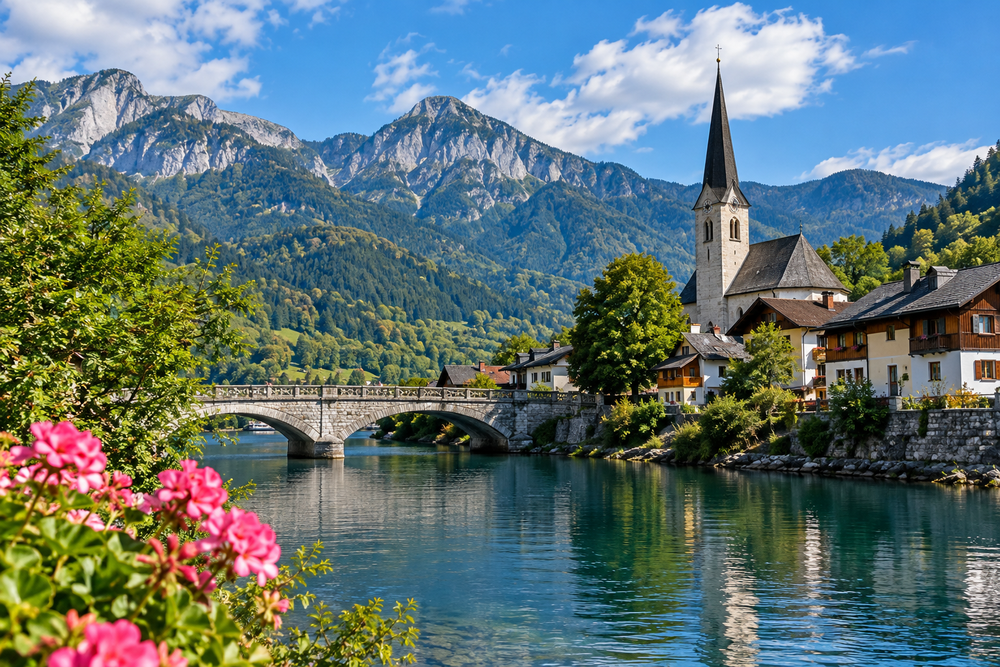
#> input picture SOLUTIONS/input7.png, 1000 x 667 px, shrunk from 1536 x 1024 before the run
$ jupyter execute asg8.ipynb
#> lines starting #> are read from the running program, lines starting #| are printed output that depends on the picture; long printed decimals are rounded
[cell 1]
import cv2
import numpy as np
import matplotlib.pyplot as plt

# --------------------------------------------------
# Assignment 8: Generation of Noise Distributions
# --------------------------------------------------

# Read input image in grayscale
img = cv2.imread("input7.png", cv2.IMREAD_GRAYSCALE)
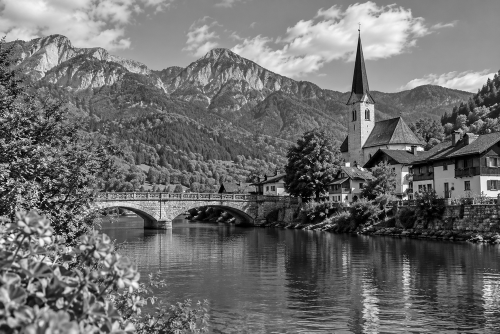
#> img: shape (667, 1000) (shown at 1/2 size); min 0, max 255, mean 109.4

if img is None:
    raise FileNotFoundError(
        "input7.png not found. Check the image path."
    )

# Convert image to floating-point format [0, 1]
img = img.astype(np.float32) / 255.0

height, width = img.shape

# Random number generator
rng = np.random.default_rng()

# Common noise standard deviation
sigma = 0.05


# --------------------------------------------------
# Function to add noise to an image
# --------------------------------------------------
def add_noise(image, noise):
    noisy_image = image + noise
    noisy_image = np.clip(noisy_image, 0, 1)
    return noisy_image


# --------------------------------------------------
# 1. UNIFORM NOISE
# --------------------------------------------------

# Uniform noise between -sqrt(3)*sigma and +sqrt(3)*sigma
# This gives theoretical mean 0 and variance sigma^2

a = -np.sqrt(3) * sigma
b = np.sqrt(3) * sigma

uniform_noise = rng.uniform(
    a, b, size=(height, width)
).astype(np.float32)

uniform_img = add_noise(img, uniform_noise)


# --------------------------------------------------
# 2. GAUSSIAN NOISE
# --------------------------------------------------

mu = 0

gaussian_noise = rng.normal(
    mu, sigma, size=(height, width)
).astype(np.float32)

gaussian_img = add_noise(img, gaussian_noise)


# --------------------------------------------------
# 3. ERLANG NOISE
# --------------------------------------------------

# Erlang distribution with shape k and rate lambda
# It is generated by summing k exponential variables

k = 3
lam = 2.0

erlang_raw = np.zeros(
    (height, width), dtype=np.float32
)

for i in range(k):
    u = rng.random((height, width))
    u = np.maximum(u, 1e-10)

    erlang_raw += -np.log(u) / lam
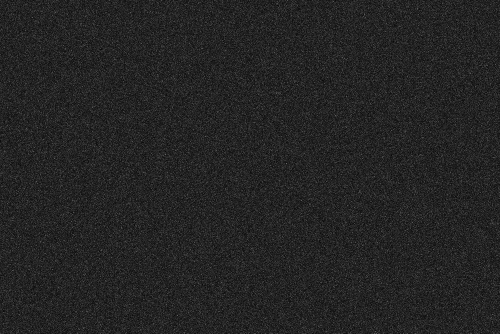
#> erlang_raw: shape (667, 1000) float32 (shown at 1/2 size); min 0.00231, max 10.52, mean 1.5; drawn with min black and max white
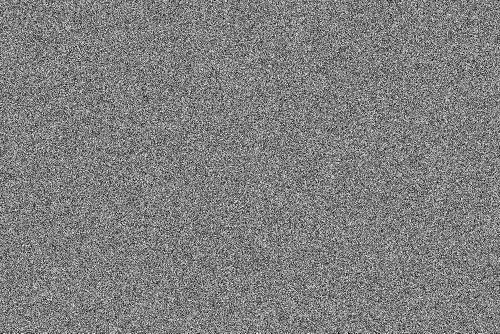
#> u: shape (667, 1000) float64 (shown at 1/2 size); min 2.35e-06, max 1, mean 0.5

# Center the noise and scale its standard deviation
erlang_mean = k / lam
erlang_std = np.sqrt(k) / lam

erlang_noise = (
    (erlang_raw - erlang_mean)
    * (sigma / erlang_std)
).astype(np.float32)

erlang_img = add_noise(img, erlang_noise)


# --------------------------------------------------
# 4. EXPONENTIAL NOISE
# --------------------------------------------------

lam_exp = 2.0

exponential_raw = rng.exponential(
    scale=1 / lam_exp,
    size=(height, width)
).astype(np.float32)

# Center the distribution and scale the noise
exponential_mean = 1 / lam_exp
exponential_std = 1 / lam_exp

exponential_noise = (
    (exponential_raw - exponential_mean)
    * (sigma / exponential_std)
).astype(np.float32)

exponential_img = add_noise(img, exponential_noise)
#> in add_noise (call 4), `noisy_image = image + noise`:
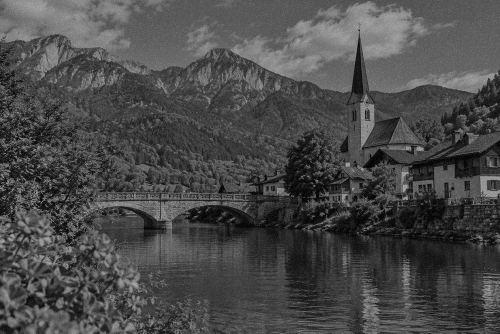
#> noisy_image: shape (667, 1000) float32 (shown at 1/2 size); min -0.05, max 1.59, mean 0.429; drawn with min black and max white


# --------------------------------------------------
# 5. RAYLEIGH NOISE
# --------------------------------------------------

# PDF: p(z) = (2/b)*(z-a)*exp(-(z-a)^2/b)
# z >= a

a_ray = 0
b_ray = 2.0

u = rng.random((height, width)).astype(np.float32)
u = np.clip(u, 1e-10, 1 - 1e-7)

rayleigh_raw = a_ray + np.sqrt(
    -b_ray * np.log(1 - u)
)

# Theoretical mean and standard deviation
rayleigh_mean = a_ray + np.sqrt(
    b_ray * np.pi
) / 2

rayleigh_std = np.sqrt(
    b_ray * (4 - np.pi) / 4
)

# Center and scale the noise
rayleigh_noise = (
    (rayleigh_raw - rayleigh_mean)
    * (sigma / rayleigh_std)
).astype(np.float32)

rayleigh_img = add_noise(img, rayleigh_noise)


# --------------------------------------------------
# DISPLAY ORIGINAL AND NOISY IMAGES
# --------------------------------------------------

images = [
    ("Original Image", img),
    ("Uniform Noise", uniform_img),
    ("Gaussian Noise", gaussian_img),
    ("Erlang Noise", erlang_img),
    ("Exponential Noise", exponential_img),
    ("Rayleigh Noise", rayleigh_img)
]

plt.figure(figsize=(12, 8))

for i, (title, image) in enumerate(images):
    plt.subplot(2, 3, i + 1)

    plt.imshow(
        image,
        cmap="gray",
        vmin=0,
        vmax=1
    )

    plt.title(title)
    plt.axis("off")
#> this loop made 6 passes
#> title on passes 1 to 6: 'Original Image', 'Uniform Noise', 'Gaussian Noise', 'Erlang Noise', 'Exponential Noise', 'Rayleigh Noise'

plt.tight_layout()
plt.show()


# --------------------------------------------------
# HISTOGRAMS OF GENERATED NOISE
# --------------------------------------------------

noises = [
    ("Uniform Noise", uniform_noise),
    ("Gaussian Noise", gaussian_noise),
    ("Erlang Noise", erlang_noise),
    ("Exponential Noise", exponential_noise),
    ("Rayleigh Noise", rayleigh_noise)
]

plt.figure(figsize=(12, 8))

for i, (title, noise) in enumerate(noises):
    plt.subplot(2, 3, i + 1)

    plt.hist(
        noise.ravel(),
        bins=60,
        density=True,
        alpha=0.8
    )

    plt.title(title)
    plt.xlabel("Noise Value")
    plt.ylabel("Probability Density")
    plt.grid(True, alpha=0.3)

plt.tight_layout()
plt.show()
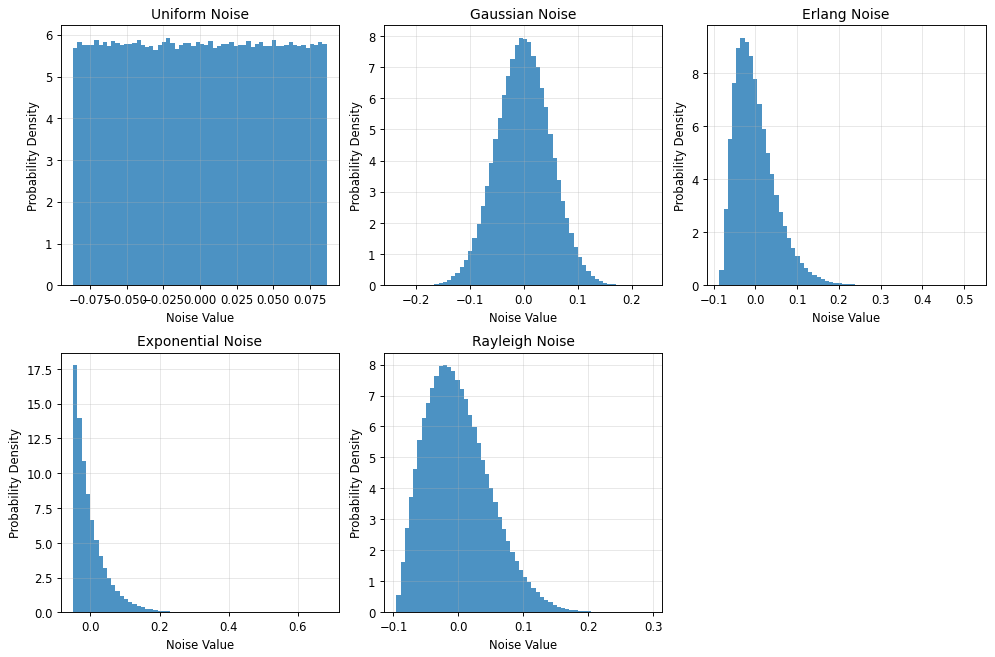
#> figure drawn by matplotlib, 5 panels; panel 1: tallest bar 5.93 high, from x = -0.0231 to -0.0202; panel 2: tallest bar 7.94 high, from x = -0.00912 to -0.00129; panel 3: tallest bar 9.32 high, from x = -0.0358 to -0.0257; panel 4: tallest bar 17.78 high, from x = -0.05 to -0.0378


# --------------------------------------------------
# COMPARISON WITH OPENCV BUILT-IN GENERATORS
# --------------------------------------------------

# Gaussian noise generated using cv2.randn()
opencv_gaussian_noise = np.zeros(
    (height, width), dtype=np.float32
)

cv2.randn(
    opencv_gaussian_noise,
    0,
    sigma
)
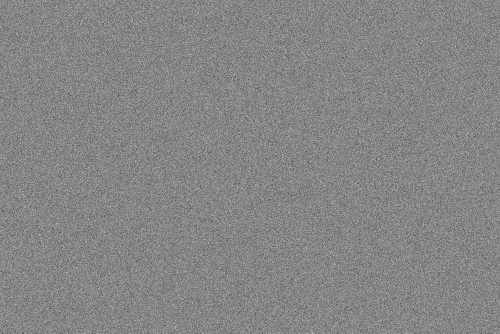
#> opencv_gaussian_noise: shape (667, 1000) float32 (shown at 1/2 size); min -0.255, max 0.233, mean 2.2e-05; drawn with min black and max white

opencv_gaussian_img = add_noise(
    img,
    opencv_gaussian_noise
)


# Uniform noise generated using cv2.randu()
opencv_uniform_noise = np.zeros(
    (height, width), dtype=np.float32
)

cv2.randu(
    opencv_uniform_noise,
    float(a),
    float(b)
)
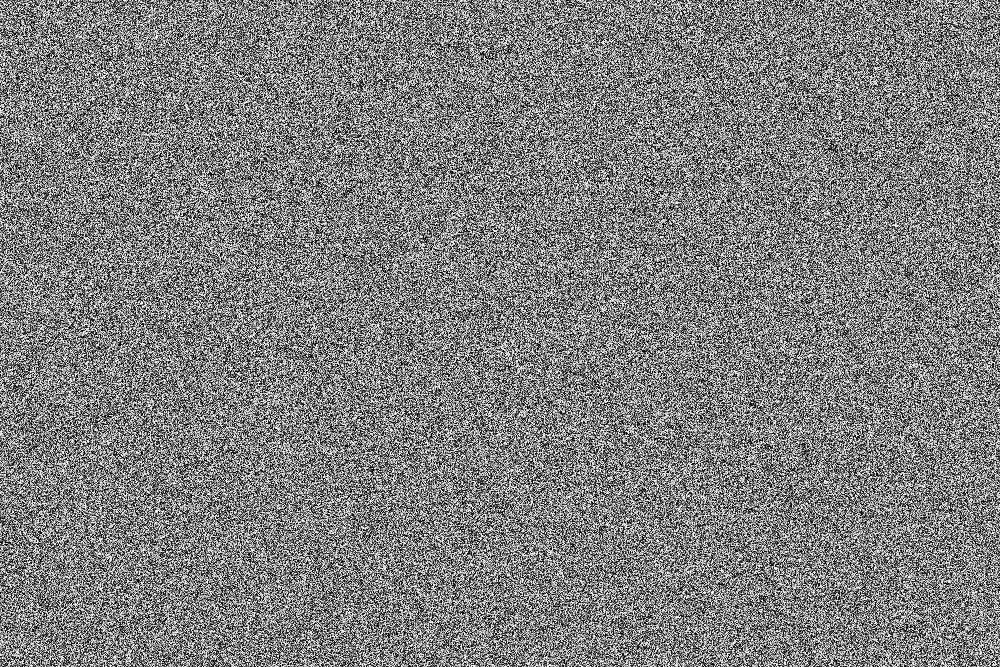
#> opencv_uniform_noise: shape (667, 1000) float32; min -0.0866, max 0.0866, mean 4.41e-05; drawn with min black and max white

opencv_uniform_img = add_noise(
    img,
    opencv_uniform_noise
)


# Display comparison
comparison = [
    ("Custom Gaussian", gaussian_img),
    ("OpenCV Gaussian", opencv_gaussian_img),
    ("Custom Uniform", uniform_img),
    ("OpenCV Uniform", opencv_uniform_img)
]

plt.figure(figsize=(10, 8))

for i, (title, image) in enumerate(comparison):
    plt.subplot(2, 2, i + 1)

    plt.imshow(
        image,
        cmap="gray",
        vmin=0,
        vmax=1
    )

    plt.title(title)
    plt.axis("off")
#> this loop made 4 passes

plt.tight_layout()
plt.show()


# --------------------------------------------------
# PRINT NOISE STATISTICS
# --------------------------------------------------

print("\nNOISE DISTRIBUTION STATISTICS")
print("-" * 55)

for title, noise in noises:
    print(
        f"{title:20s} "
        f"Mean = {np.mean(noise):.5f}, "
        f"Variance = {np.var(noise):.5f}"
    )


print("\nOPENCV BUILT-IN GENERATOR STATISTICS")
print("-" * 55)

print(
    "OpenCV Gaussian: "
    f"Mean = {np.mean(opencv_gaussian_noise):.5f}, "
    f"Variance = {np.var(opencv_gaussian_noise):.5f}"
)
#| OpenCV Gaussian: Mean = 2e-05, Variance = 0.0025

print(
    "OpenCV Uniform: "
    f"Mean = {np.mean(opencv_uniform_noise):.5f}, "
    f"Variance = {np.var(opencv_uniform_noise):.5f}"
)
#| OpenCV Uniform: Mean = 4e-05, Variance = 0.0025

print("\nAssignment completed successfully.")

$ run again, with SOLUTIONS/input.jpg saved as SOLUTIONS/input7.png
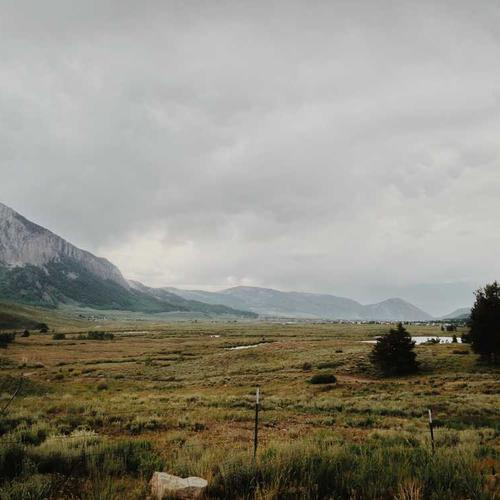
#> input picture SOLUTIONS/input.jpg, 500 x 500 px
#> after the loop `for i in range(k):`:
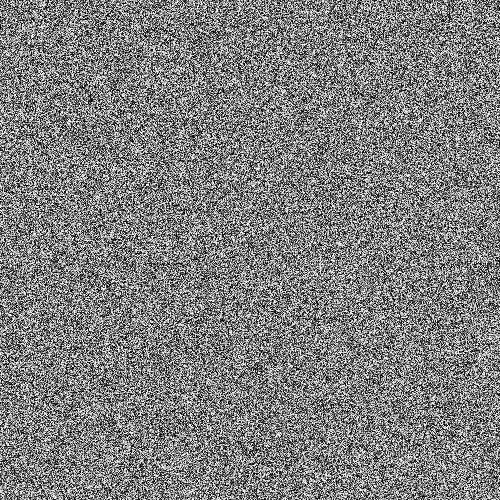
#> u: shape (500, 500) float64; min 2.05e-06, max 1, mean 0.5
#> the loop `for i, (title, image) in enumerate(images):` made 6 passes
#> title on passes 1 to 6: 'Original Image', 'Uniform Noise', 'Gaussian Noise', 'Erlang Noise', 'Exponential Noise', 'Rayleigh Noise'
#> in add_noise (call 7), `noisy_image = image + noise`:
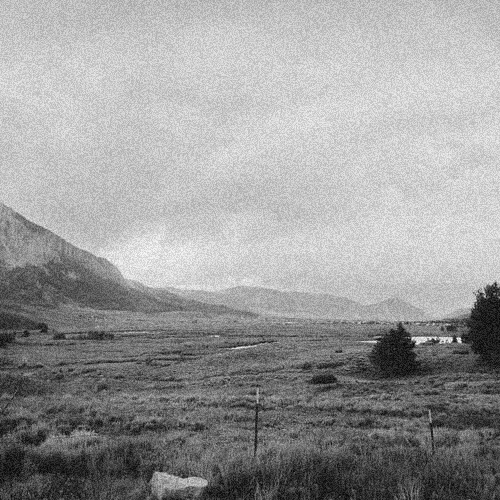
#> noisy_image: shape (500, 500) float32; min -0.0812, max 0.955, mean 0.551; drawn with min black and max white
#> the loop `for i, (title, image) in enumerate(comparison):` made 4 passes
#| OpenCV Gaussian: Mean = 2e-05, Variance = 0.00249
#| OpenCV Uniform: Mean = 8e-05, Variance = 0.0025

$ run again, with SOLUTIONS/input1.jpg saved as SOLUTIONS/input7.png
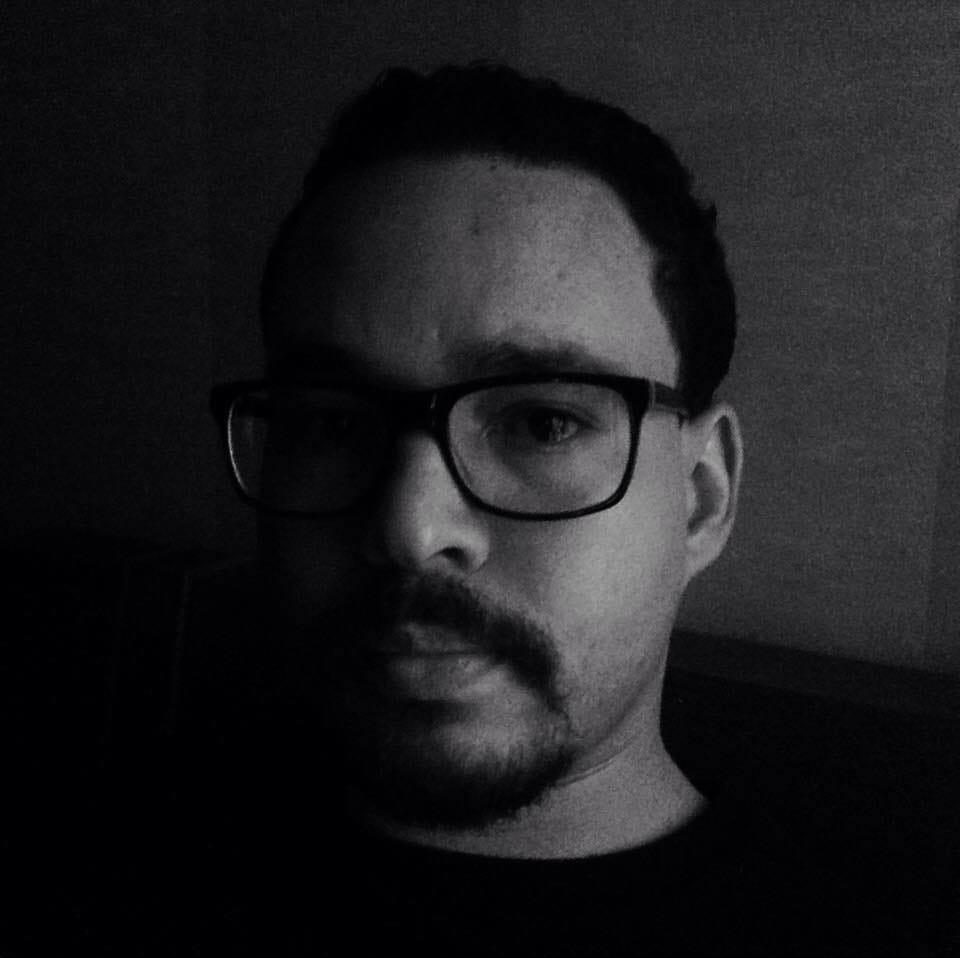
#> input picture SOLUTIONS/input1.jpg, 960 x 958 px
#> in add_noise (call 3), `noisy_image = image + noise`:
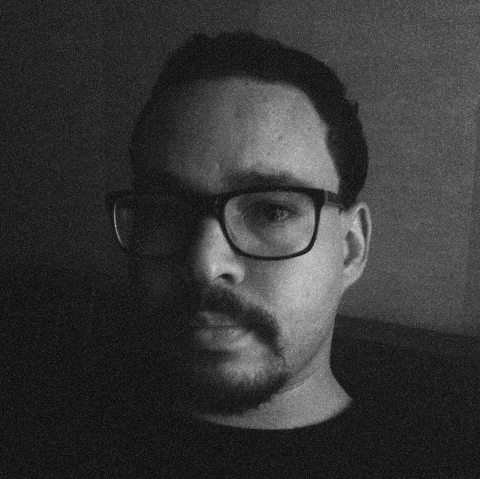
#> noisy_image: shape (958, 960) float32 (shown at 1/2 size); min -0.0854, max 0.842, mean 0.114; drawn with min black and max white
#> the loop `for i, (title, image) in enumerate(images):` made 6 passes
#> title on passes 1 to 6: 'Original Image', 'Uniform Noise', 'Gaussian Noise', 'Erlang Noise', 'Exponential Noise', 'Rayleigh Noise'
#> `cv2.randu( opencv_uniform_noise, float(a), float(b) )`:
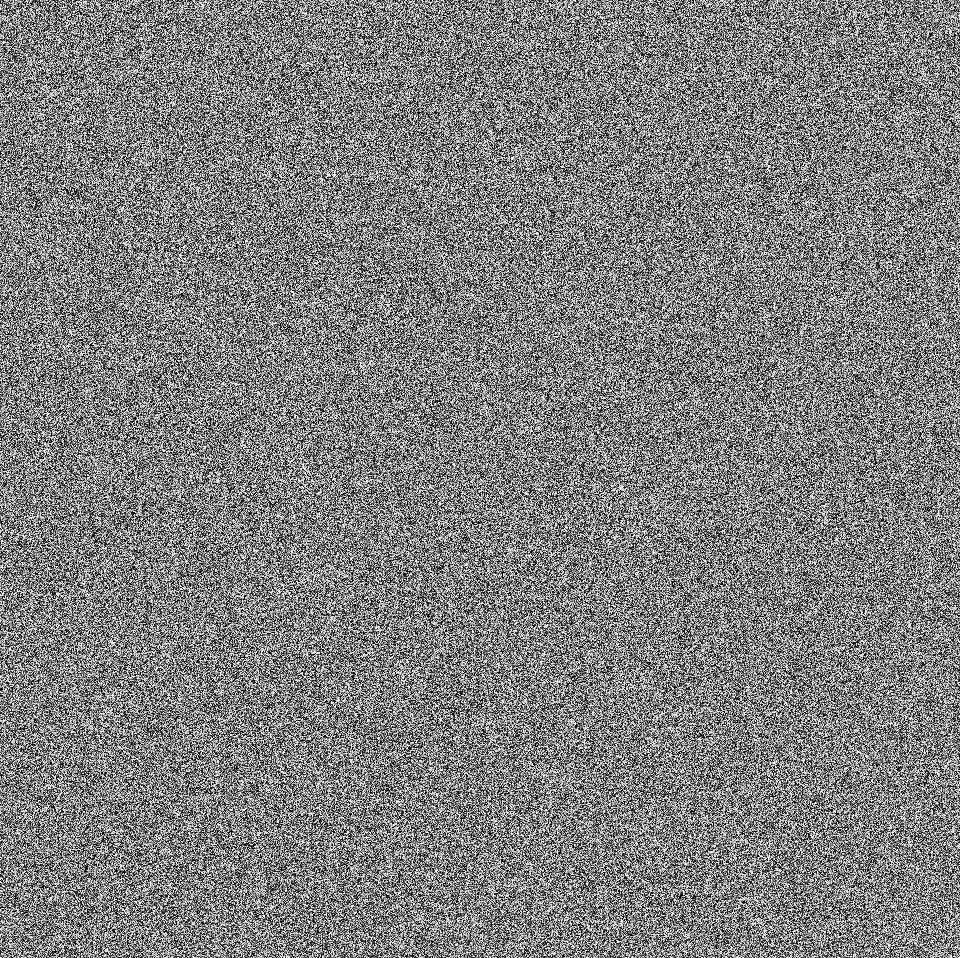
#> opencv_uniform_noise: shape (958, 960) float32; min -0.0866, max 0.0866, mean 1.47e-05; drawn with min black and max white
#> the loop `for i, (title, image) in enumerate(comparison):` made 4 passes
#| OpenCV Gaussian: Mean = 1e-05, Variance = 0.0025
#| OpenCV Uniform: Mean = 1e-05, Variance = 0.0025
